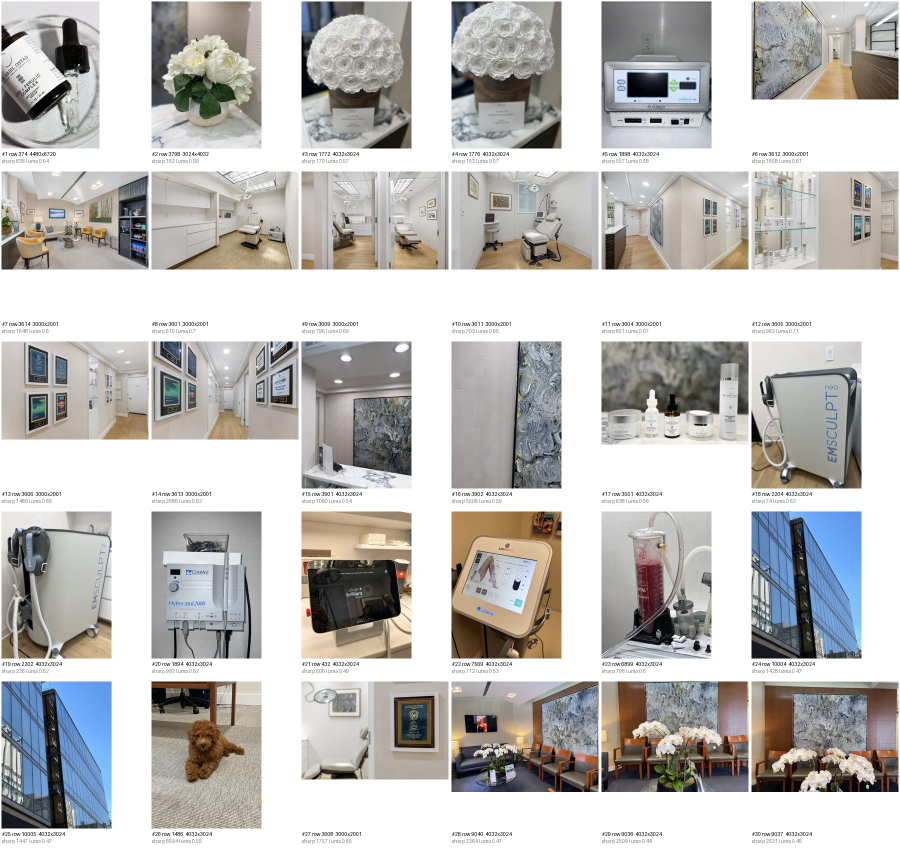
#> input picture brand/posts/picks30.jpg, 1800 x 1700 px (shown at 1/2 size)
$ python square.py ../posts/picks30.jpg   (older library calls are emulated)
#> lines starting #> are read from the running program, lines starting #| are printed output that depends on the picture
"""Square any image for the kit's square tiles (video `tile` / `tile-pair`, posts): a 1:1 crop around the subject, 1080 px.
  cutout (alpha): centred on the opaque box, padded 8%, transparent PNG
  photo: the largest face (OpenCV YuNet, ~/tools/models/face_detection_yunet_2023mar.onnx) sits at 40% of the height; with no face, the crop centres on the
         most detailed region (Laplacian energy, coarse grid), which is where skin close-ups and devices carry their detail
The square keeps the source's own pixels; the kit applies --ok-photo-filter when it shows a photo.
usage: brand-venv python -I brand/scripts/square.py <in...> --out <dir>   -> <dir>/<stem>.jpg|png and <dir>/square.json"""
import json, pathlib, sys
import cv2, numpy as np
from PIL import Image
args = sys.argv[1:]; out = pathlib.Path(args[args.index("--out") + 1]) if "--out" in args else pathlib.Path("squares"); out.mkdir(parents=True, exist_ok=True)
ins = [pathlib.Path(a) for i, a in enumerate(args) if a != "--out" and (i == 0 or args[i - 1] != "--out")]
YUNET = pathlib.Path.home() / "tools" / "models" / "face_detection_yunet_2023mar.onnx"
def faces(rgb):  # [(x, y, w, h, score)] in source pixels; YuNet at 640 px on the long side
    H, W = rgb.shape[:2]; sc = 640 / max(W, H); small = cv2.resize(rgb, (round(W * sc), round(H * sc)))
    det = cv2.FaceDetectorYN.create(str(YUNET), "", (small.shape[1], small.shape[0]), 0.8)
    _, f = det.detect(cv2.cvtColor(small, cv2.COLOR_RGB2BGR)); return [] if f is None else [tuple(r[:4] / sc) + (float(r[-1]),) for r in f]
rows = []
for f in ins:
    im = Image.open(f); im.seek(0)
#> further down, im is the input picture: PIL image 1800x1700 RGB; mean R, G, B 190.5, 188.9, 187
    if im.mode in ("RGBA", "LA") or (im.mode == "P" and "transparency" in im.info):
        im = im.convert("RGBA"); x0, y0, x1, y1 = im.getchannel("A").point(lambda v: 255 if v > 16 else 0).getbbox()
        s = round(max(x1 - x0, y1 - y0) * 1.08); cx, cy = (x0 + x1) / 2, (y0 + y1) / 2
        sq = Image.new("RGBA", (s, s), (0, 0, 0, 0)); sq.paste(im.crop((x0, y0, x1, y1)), (round(s / 2 - (x1 - x0) / 2), round(s / 2 - (y1 - y0) / 2)))
        sq = sq.resize((1080, 1080), Image.LANCZOS); dst = out / f"{f.stem}.png"; sq.save(dst, optimize=True); how = "alpha box"
    else:
        im = im.convert("RGB"); W, H = im.size; s = min(W, H); g = cv2.cvtColor(np.asarray(im), cv2.COLOR_RGB2GRAY)
#> after `W, H = im.size`: W = 1800; H = 1700
#> after `s = min(W, H)`: s = 1700
#> after `g = cv2.cvtColor(np.asarray(im), cv2.COLOR_RGB2GRAY)`:
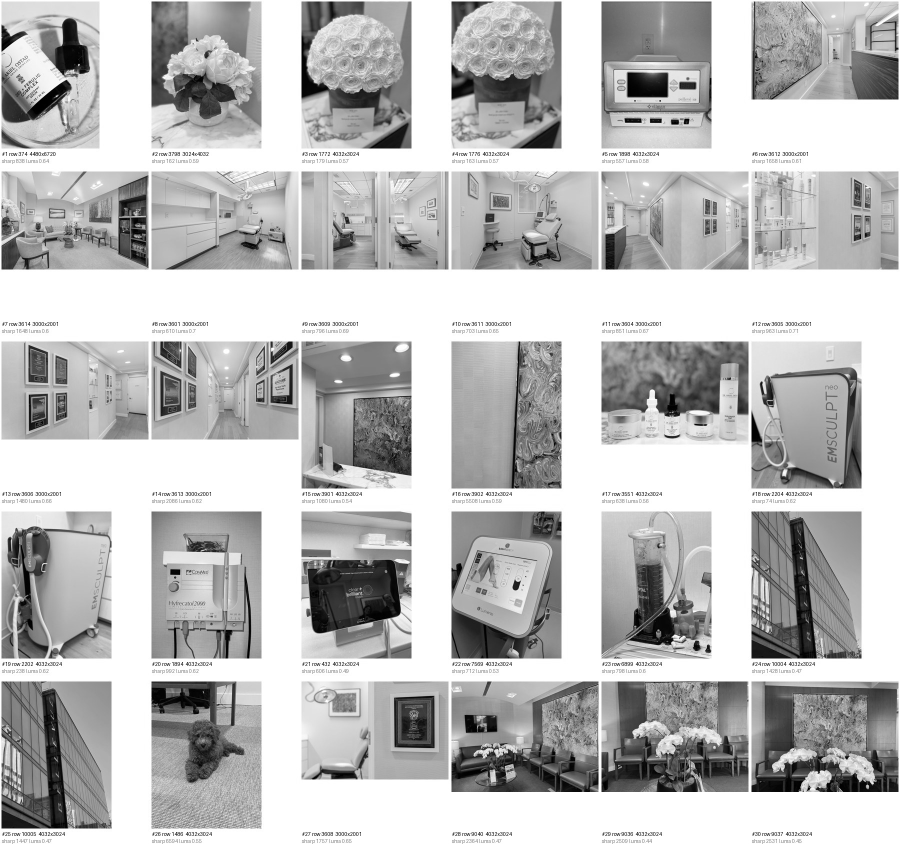
#> g: shape (1700, 1800) (shown at 1/2 size); min 0, max 255, mean 189.2
        fs = faces(np.asarray(im))
#> in faces, `small = cv2.resize(rgb, (round(W * sc), round(H * sc)))`:
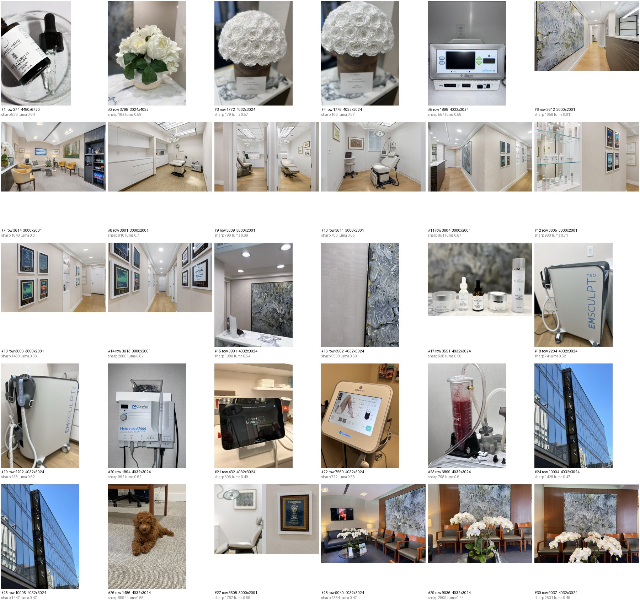
#> small: shape (604, 640, 3); mean of channels 0, 1, 2 190.3, 188.7, 186.9; drawn as R, G, B
#> (the run stopped early here; a loop or call above may not have finished)
